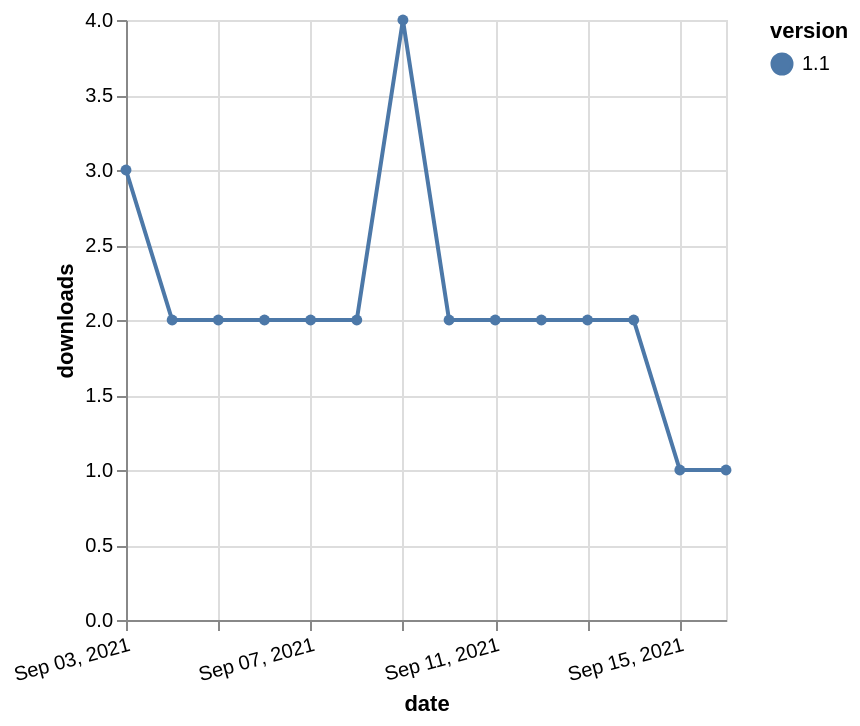

Source (Vega-Lite JSON):
### Vega-Lite specification from a JSON file in a GitHub repository (floating-point values rounded to 4 significant figures)
{"$schema": "https://vega.github.io/schema/vega-lite/v5.json", "description": "A simple bar chart with embedded data.", "data": {"values": [{"date": "2021-09-03", "total": 2011, "delta": 3, "version": "1.1"}, {"date": "2021-09-04", "total": 2013, "delta": 2, "version": "1.1"}, {"date": "2021-09-05", "total": 2015, "delta": 2, "version": "1.1"}, {"date": "2021-09-06", "total": 2017, "delta": 2, "version": "1.1"}, {"date": "2021-09-07", "total": 2019, "delta": 2, "version": "1.1"}, {"date": "2021-09-08", "total": 2021, "delta": 2, "version": "1.1"}, {"date": "2021-09-09", "total": 2025, "delta": 4, "version": "1.1"}, {"date": "2021-09-10", "total": 2027, "delta": 2, "version": "1.1"}, {"date": "2021-09-11", "total": 2029, "delta": 2, "version": "1.1"}, {"date": "2021-09-12", "total": 2031, "delta": 2, "version": "1.1"}, {"date": "2021-09-13", "total": 2033, "delta": 2, "version": "1.1"}, {"date": "2021-09-14", "total": 2035, "delta": 2, "version": "1.1"}, {"date": "2021-09-15", "total": 2036, "delta": 1, "version": "1.1"}, {"date": "2021-09-16", "total": 2037, "delta": 1, "version": "1.1"}]}, "width": "container", "mark": {"type": "line", "point": {"filled": true}}, "encoding": {"x": {"field": "date", "type": "temporal", "timeUnit": "yearmonthdate", "title": "date", "axis": {"labelAngle": -15}}, "y": {"field": "delta", "type": "quantitative", "title": "downloads"}, "color": {"field": "version", "type": "nominal"}, "tooltip": {"field": "delta"}}}
